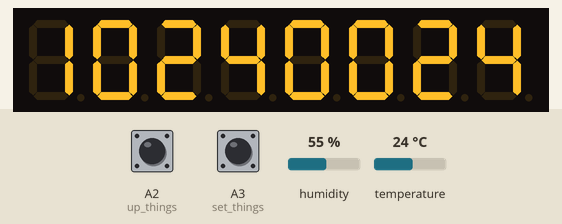
Recording of a sketch running on a simulated Arduino Uno, built with avr-gcc and run on an emulated ATmega328P. Shown: 8-digit seven-segment display. The test bench sets the inputs (shaded band); at power-on: temperature 24 °C, A3 (set_things) LOW, A2 (up_things) LOW, humidity 55 %. The local clock reads 2024-03-15 10:24:30 at power-on unless the sketch sets it.

Above: at 1.2 s.
1.3 s: temperature set to 12 °C
At 3.6 s:
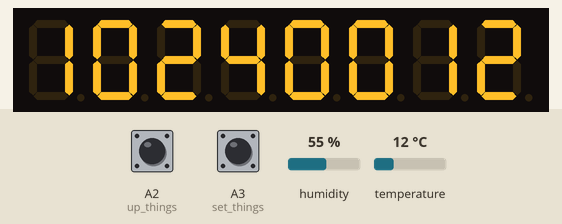
4.5 s: A3 (set_things) pulled HIGH for 3.2 s
At 7.81 s:
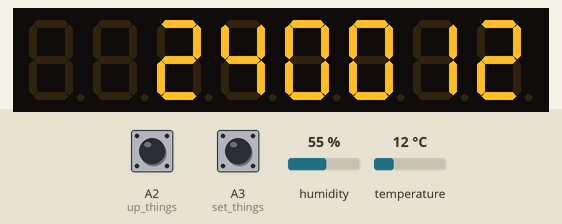
9.2 s: temperature set to 19 °C
At 13.2 s:
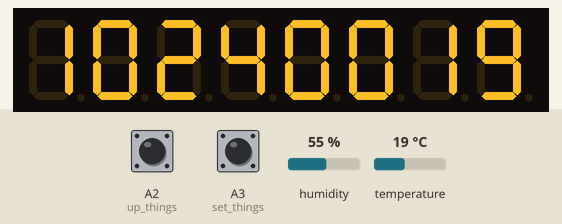
13.5 s: temperature set to 41 °C
At 15.6 s:
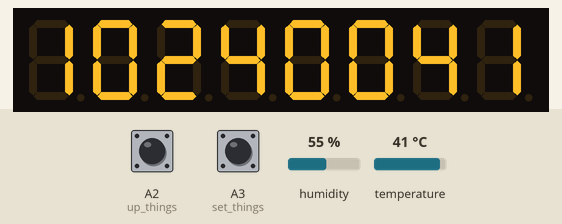
Timing chart, 0 to 17.1 s (numbered marks = the images above; inputs shaded):
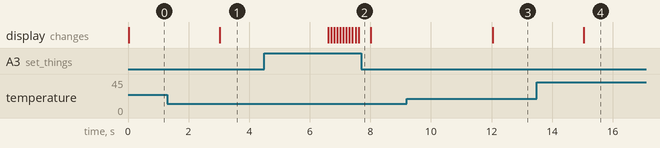

Measured:
- after the input at 1.3 s, the display: changes after 1.7 s (image 1)
- after the input at 4.5 s, the display: changes after 2.1 s (image 2)
- after the input at 9.2 s, the display: changes after 2.8 s (image 3)
- after the input at 13.5 s, the display: changes after 1.5 s (image 4)

The sketch:

dafidi2.ino
```cpp
#include <Wire.h>
#include <RTC.h>

static DS1307 RTC;
#include "SevSeg.h"
SevSeg sevseg; //Instantiate a seven segment controller object

#include "DHT.h"
#define DHTPIN 0
#define DHTTYPE DHT11
DHT dht(DHTPIN, DHTTYPE);

unsigned long set_times = millis(), timer = millis(), blink_time = millis(), up_times = millis();
int set_things = A3, up_things = A2, which_one = 0, UP = 0;
bool bt = true;
String dh, hr, mi;

String SDIGIT;
long UPP;
void setup() {
  RTC.begin();
  dht.begin();

  byte numDigits = 8;
  byte digitPins[] = {11, 10, 9, 8, 12, 13, A0, A1};
  byte segmentPins[] = {1, 2, 5, 6, 3, 4, 7};
  bool resistorsOnSegments = false; // 'false' means resistors are on digit pins
  byte hardwareConfig = COMMON_CATHODE; // See README.md for options
  bool updateWithDelays = false; // Default 'false' is Recommended
  bool leadingZeros = false; // Use 'true' if you'd like to keep the leading zeros
  bool disableDecPoint = true; // Use 'true' if your decimal point doesn't exist or isn't connected

  sevseg.begin(hardwareConfig, numDigits, digitPins, segmentPins, resistorsOnSegments,
               updateWithDelays, leadingZeros, disableDecPoint);
  sevseg.setBrightness(10);

  pinMode(set_things, INPUT);
  pinMode(up_things, INPUT);
}

void loop() {

  if (millis() > timer) {
    timer = millis() + 1000;
    getAndDisplay();
    SDIGIT = hr + mi + dh;
    sevseg.setNumber(SDIGIT.toInt());
  }
  sevseg.refreshDisplay();
  if (digitalRead(set_things) == HIGH && which_one != 0) {
    while (digitalRead(set_things) == HIGH) {
      sevseg.refreshDisplay();
    }
    which_one++;
    if (which_one >= 3) {
      which_one = 0;
    }
  }
  else if (millis() > up_times && which_one != 0) {
    which_one = 0;
  }
  set_times = millis();
  blink_time = millis();
  while (digitalRead(set_things) == HIGH) {
    if (millis() > timer) {
      timer = millis() + 1000;
      getAndDisplay();
    }
    if (millis() > set_times + 2000 && which_one == 0) {
      which_one = 1;
    }
    else if (which_one != 0) {
      which_one = 0;
    }
    if (which_one == 1 && millis() > blink_time && bt == true) {
      blink_time = millis() + 100;
      bt = false;
      SDIGIT = hr + mi + dh;
      sevseg.setNumber(SDIGIT.toInt());
    }
    else if (which_one == 1 && millis() > blink_time && bt == false) {
      blink_time = millis() + 100;
      bt = true;
      SDIGIT = mi + dh;
      sevseg.setNumber(SDIGIT.toInt());
    }
    sevseg.refreshDisplay();
  }
  if (digitalRead(up_things) == HIGH) {
    while (digitalRead(up_things) == HIGH) {
      sevseg.refreshDisplay();
    }
    up_times = millis() + 5000;
    if (which_one == 1) {
      UP = RTC.getHours() + 1;
      if (UP > 23) {
        UP = 0;
      }
      RTC.setHours(UP);
    }
    else if (which_one == 2) {
      UP = RTC.getMinutes() + 1;
      if (UP > 59) {
        UP = 00;
      }
      RTC.setMinutes(UP);
    }
  }
}


void getAndDisplay() {
  dh = String (dht.readTemperature());
  hr = String (RTC.getHours());
  mi = String (RTC.getMinutes());
  if (dh == "0"||isnan(dht.readTemperature())) {
    dh = "0000";
  }
  else if (dh.toInt() < 10) {
    dh = "000" + dh;
  }
  else if (dh.toInt() < 100) {
    dh = "00" + dh;
  }
  else if (dh.toInt() < 1000) {
    dh = "0" + dh;
  }
  if (hr == "0") {
    hr = "00";
  }
  else if (hr.toInt() < 10) {
    hr = "0" + hr;
  }
  if (mi == "0") {
    mi = "00";
  }
  else if (mi.toInt() < 10) {
    mi = "0" + mi;
  }
}
```
